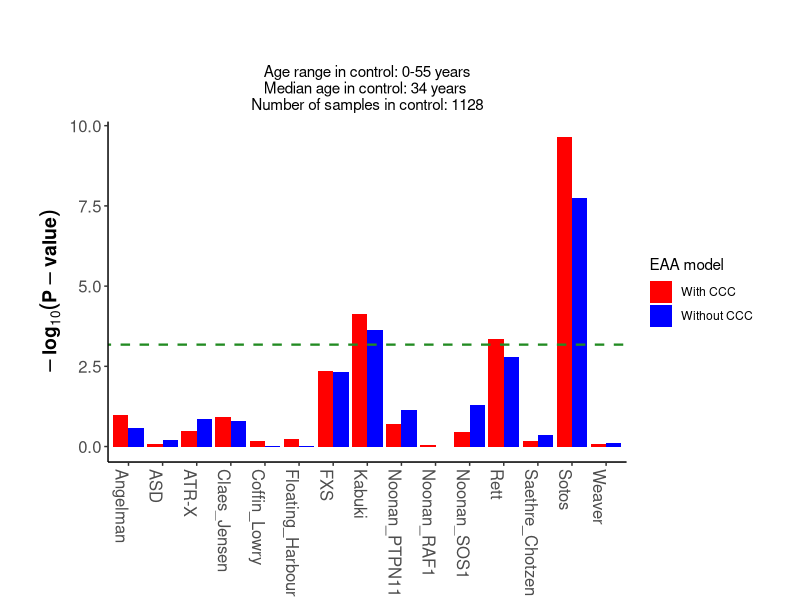
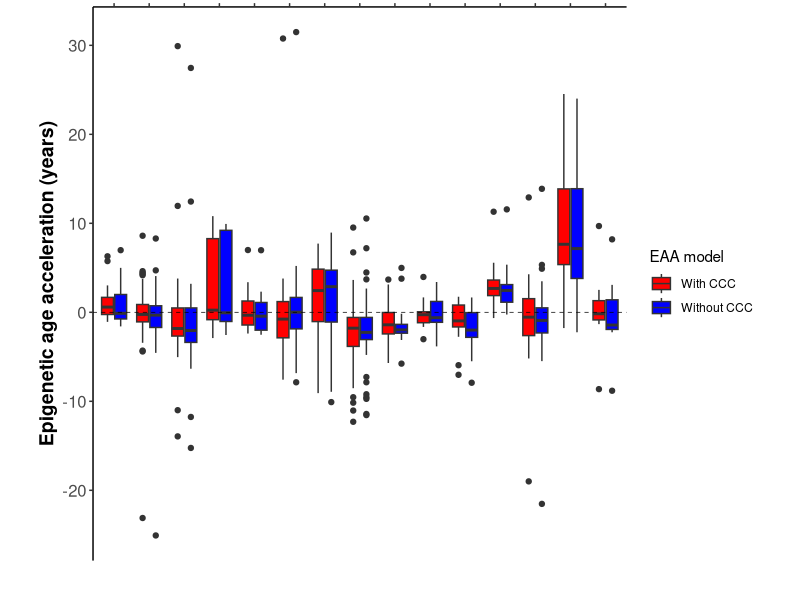

Source code (R) for these figures, in order: (Note: this script raises an error after producing the figures.)
###########################################################################################
#########                                                                         #########
#########                     Daniel Elias Martin Herranz                         #########
#########                             13/09/2018                                  #########
#########                              EMBL-EBI                                   #########
#########                           Thornton group                                #########
#########                                                                         #########
###########################################################################################

###########################################################################################
#####              Biological insights into the epigenetic ageing clock           #########
###########################################################################################
##### Perform the screening for the developmental disorders (i.e. check whether they  #####
##### have an accelerated epigenetic age).                                            #####
##### NOTE: 'delta' is another name for 'Epigenetic Age Acceleration' (EAA).          #####
#####       'ccc' stands for cell composition correction.                             #####
#####       'Extrinsic + intrinsic delta' is equivalent to 'EAA without ccc'.         #####
#####       'Intrinsic delta' is equivalent to 'EAA with ccc'.                        #####
###########################################################################################
##### USAGE: manual                                                                   #####
###########################################################################################

###########################################################
##################### Dependencies ########################
###########################################################

library(data.table);
library(ggplot2);
library(ggpubr);
library(ggthemes);
library(gridExtra);

setwd('~/Desktop/methylation_clock/polycomb_hypothesis/epigenetic_syndromes/syndromes_screen/');


################################################################
################## Run the pipeline ############################
################################################################

##### 1. Read the curated data for cases and controls. ##### 

raw_controls <- as.data.frame(fread('final_control_data.tsv'));
raw_cases <- as.data.frame(fread('final_cases_data.tsv'));


##### 2. Process the data. ##### 

## Merge relevant cases.

raw_cases$Disease_status[raw_cases$Disease_status=='LEOPARD_PTPN11' | raw_cases$Disease_status=='Noonan_PTPN11'] <- 'Noonan_PTPN11';

## Filter the data for the cases. 

n_thr1 <- 5; # Minimum number of samples for a developmental disorder
age_thr2 <- 20; 
n_age_thr2 <- 2; # Minimum number of samples for a developmental disorder with age >= age_thr2

diseases_thr1 <- names(table(raw_cases$Disease_status))[table(raw_cases$Disease_status) >= n_thr1];
print(paste0('Discarding ', names(table(raw_cases$Disease_status))[table(raw_cases$Disease_status) < n_thr1], '...'));
raw_cases <- raw_cases[which(raw_cases$Disease_status %in% diseases_thr1),];

diseases_thr2 <- c();

for(d in unique(raw_cases$Disease_status)){
  
  temp_data <- raw_cases[which(raw_cases$Disease_status==d),];
  temp_n_age <- sum(temp_data$Age_years >= age_thr2);
  if(temp_n_age >= n_age_thr2){
    diseases_thr2 <- c(diseases_thr2,d);
  }else{
    print(paste0('Discarding ', d, '...'));
  }
}

raw_cases <- raw_cases[which(raw_cases$Disease_status %in% diseases_thr2),];

#additional <- which(raw_cases$Disease_status=='ASD' | raw_cases$Disease_status=='FFS' | raw_cases$Disease_status=='Undiagnosed_DD/ID'); # Include in the analysis these disease groups even though there genes are not clearly defined (and have NA for Pathogenic column)
additional <- which(raw_cases$Disease_status=='ASD');
cases_data_final_all <- raw_cases[c(additional, which(raw_cases$Pathogenic=='YES' | raw_cases$Pathogenic=='YES_predicted')), ];
#cases_data_final_all <- raw_cases[c(additional, which(raw_cases$Pathogenic=='YES')), ];
cases_data_final_all$delta_ext_int <- NA;
cases_data_final_all$delta_int <- NA;

## Select age distribution for controls. 

controls_data_final <- raw_controls;
control_max_age <- max(cases_data_final_all$Age_years); # Maximum age in cases: 55 years
controls_data_final <- controls_data_final[which(controls_data_final$Age_years<=control_max_age),]; # Take only controls in 0-55 years range, which is the age range for cases. 

## Fit linear models to controls.

lm_formula_ext_int <- paste0('DNAmAge_noob~Age_years+Sex+', paste(colnames(controls_data_final)[grep('PC',colnames(controls_data_final))], collapse='+'));
lm_formula_int <- paste0('DNAmAge_noob~Age_years+Sex+Gran+CD4T+CD8T+B+Mono+NK+', paste(colnames(controls_data_final)[grep('PC',colnames(controls_data_final))], collapse='+'));

lm_control_ext_int <- lm(lm_formula_ext_int, data=controls_data_final);
lm_control_int <- lm(lm_formula_int, data=controls_data_final);
controls_data_final$delta_ext_int <- lm_control_ext_int$residuals;
controls_data_final$delta_int <- lm_control_int$residuals;


##### 3. Perform the main screening. ##### 

all_diseases <- unique(cases_data_final_all$Disease_status)[order(unique(cases_data_final_all$Disease_status))];
my_palette <- c('orange', 'grey');
plots_delta_ext_int <- list();
plots_delta_int <- list();
plots_scatterplot_DNAmAge <- list();
plots_scatterplot_delta_ext_int <- list();
plots_scatterplot_delta_int <- list();
p_values_ext_int <- c();
p_values_int <- c();
deltas_ext_int_cases <- c();
deltas_int_cases <- c();
disease_vector_deltas <- c();

for(d in all_diseases){
  
  print(d);
  
  # Calculate the deltas for the disease cases and store them.
  
  disease_vector <- c(controls_data_final$Disease_status, cases_data_final_all$Disease_status[which(cases_data_final_all$Disease_status==d)]);
  temp_data <- data.frame(Disease_status=disease_vector,
                          Age_years=c(controls_data_final$Age_years, cases_data_final_all$Age_years[which(cases_data_final_all$Disease_status==d)]),
                          DNAmAge_noob = c(controls_data_final$DNAmAge_noob, cases_data_final_all$DNAmAge_noob[which(cases_data_final_all$Disease_status==d)]),
                          delta_ext_int=c(controls_data_final$delta_ext_int, rep(NA, length(cases_data_final_all$Disease_status[which(cases_data_final_all$Disease_status==d)]))),
                          delta_int=c(controls_data_final$delta_int, rep(NA, length(cases_data_final_all$Disease_status[which(cases_data_final_all$Disease_status==d)]))));
  temp_data$Disease_status <- factor(temp_data$Disease_status, levels=c(d, "Control")); # Right order for plotting
  temp_data$delta_ext_int[temp_data$Disease_status==d] <- cases_data_final_all$delta_ext_int[which(cases_data_final_all$Disease_status==d)] <-
    cases_data_final_all$DNAmAge_noob[cases_data_final_all$Disease_status==d] - as.numeric(predict(lm_control_ext_int, newdata=cases_data_final_all[cases_data_final_all$Disease_status==d,]));
  deltas_ext_int_cases <- c(deltas_ext_int_cases, temp_data$delta_ext_int[temp_data$Disease_status==d]);
  temp_data$delta_int[temp_data$Disease_status==d] <- cases_data_final_all$delta_int[which(cases_data_final_all$Disease_status==d)] <-
    cases_data_final_all$DNAmAge_noob[cases_data_final_all$Disease_status==d] - as.numeric(predict(lm_control_int, newdata=cases_data_final_all[cases_data_final_all$Disease_status==d,]));
  deltas_int_cases <- c(deltas_int_cases, temp_data$delta_int[temp_data$Disease_status==d]);
  disease_vector_deltas <- c(disease_vector_deltas,cases_data_final_all$Disease_status[which(cases_data_final_all$Disease_status==d)]);
  
 # Compare the deltas for cases and controls and store the p-values. 
  
  mc_1 <- list(c(d, "Control"));

  plots_delta_ext_int[[d]] <- ggboxplot(temp_data, x = "Disease_status", y = "delta_ext_int", color = "Disease_status", palette = my_palette, fill="Disease_status", alpha=0.5) +
    theme_classic() +
    theme(axis.text=element_text(size=12, angle=90),
          axis.title=element_text(size=14,face="bold")) +
    xlab("") + ylab("EAA without CCC (years)") +
    ylim(c(-50,50)) +
    geom_abline(slope=0, intercept=0, linetype=2) +
    stat_compare_means(comparisons = mc_1) +
    guides(colour=FALSE, fill=FALSE);
  
  p_values_ext_int <- c(p_values_ext_int, 
                        wilcox.test(x=temp_data$delta_ext_int[temp_data$Disease_status=='Control'], y=temp_data$delta_ext_int[temp_data$Disease_status==d])$p.value);
  
  plots_delta_int[[d]] <- ggboxplot(temp_data, x = "Disease_status", y = "delta_int", color = "Disease_status", palette = my_palette, fill="Disease_status", alpha=0.5) +
    theme_classic() +
    theme(axis.text=element_text(size=12, angle=90),
          axis.title=element_text(size=14,face="bold")) +
    xlab("") + ylab("EAA with CCC (years)") +
    ylim(c(-50,50)) +
    geom_abline(slope=0, intercept=0, linetype=2) +
    stat_compare_means(comparisons = mc_1) +
    guides(colour=FALSE, fill=FALSE);
  
  p_values_int <- c(p_values_int,
                    wilcox.test(x=temp_data$delta_int[temp_data$Disease_status=='Control'], y=temp_data$delta_int[temp_data$Disease_status==d])$p.value);
  
  # Create scatterplots for DNAmAge and EAAs vs chronological age. 
  
  plots_scatterplot_DNAmAge[[d]] <- ggplot(data=temp_data, aes(x=Age_years, y=DNAmAge_noob, col=Disease_status)) + 
    geom_point() + scale_color_manual(values=my_palette) +
    theme_classic() +
    theme(axis.text=element_text(size=12),
          axis.title=element_text(size=14,face="bold"),
          plot.title = element_text(hjust = 0.5),
          plot.subtitle = element_text(hjust = 0.5)) +
    xlab("Chronological age (years)") + ylab("DNAmAge (years)") +
    labs(title = paste0("Control: N=", sum(temp_data$Disease_status=='Control'), "\n",
                        d,": N=", sum(temp_data$Disease_status==d)), 
         subtitle=paste0()) + 
    guides(col=guide_legend(title="Disease status")) + 
    xlim(c(-1,55)) + ylim(c(-1,80)) + geom_abline(slope=1, intercept=0, linetype=2);

  plots_scatterplot_delta_ext_int[[d]] <- ggplot(data=temp_data[temp_data$Disease_status==d,], aes(x=Age_years, y=delta_ext_int)) + 
    geom_point(data=temp_data[temp_data$Disease_status=='Control',], aes(x=Age_years, y=delta_ext_int), col='grey') + 
    geom_abline(slope=0, intercept=0, linetype=2) +
    geom_smooth(method="lm", formula=y~x, show.legend=F, fill='khaki', alpha = 0.3, col='gold') + geom_point(col='orange') + 
    theme_classic() +
    theme(axis.text=element_text(size=12),
          axis.title=element_text(size=14,face="bold"),
          plot.title = element_text(hjust = 0.5),
          plot.subtitle = element_text(hjust = 0.5)) +
    xlab("Chronological age (years)") + ylab("EAA without CCC (years)") +
    labs(title = paste0("Control: N=", sum(temp_data$Disease_status=='Control'), "\n",
                        d,": N=", sum(temp_data$Disease_status==d)), 
         subtitle=paste0()) +  
    xlim(c(-1,55)) + ylim(c(-30,40));
  
  plots_scatterplot_delta_int[[d]] <- ggplot(data=temp_data[temp_data$Disease_status==d,], aes(x=Age_years, y=delta_int)) + 
    geom_point(data=temp_data[temp_data$Disease_status=='Control',], aes(x=Age_years, y=delta_int), col='grey') + 
    geom_abline(slope=0, intercept=0, linetype=2) +
    geom_smooth(method="lm", formula=y~x, show.legend=F, fill='khaki', alpha = 0.3, col='gold') + geom_point(col='orange') + 
    theme_classic() +
    theme(axis.text=element_text(size=12),
          axis.title=element_text(size=14,face="bold"),
          plot.title = element_text(hjust = 0.5),
          plot.subtitle = element_text(hjust = 0.5)) +
    xlab("Chronological age (years)") + ylab("EAA with CCC (years)") +
    labs(title = paste0("Control: N=", sum(temp_data$Disease_status=='Control'), "\n",
                        d,": N=", sum(temp_data$Disease_status==d)), 
         subtitle=paste0()) +  
    xlim(c(-1,55)) + ylim(c(-30,40));
  
}


## Export the results of the screening for downstream analysis. ##

write.table(x=controls_data_final, file='controls_data_downstream.tsv', quote=F, sep='\t', row.names=F);
write.table(x=cases_data_final_all, file='cases_data_downstream.tsv', quote=F, sep='\t', row.names=F);

## Export the results for the supplementary information in the paper. ##

controls_supp <- controls_data_final;
controls_supp <- controls_supp[,c(1:9, 17, 36, 37, 18, 10, 11:16, 19:35)];
colnames(controls_supp)[c(1,10:13)] <- c('Sample_ID','DNAmAge_years', 'EAA_without_CCC', 'EAA_with_CCC',
                                         'meanMethBySample');
controls_supp <- controls_supp[order(controls_supp$Disease_status, controls_supp$Batch, controls_supp$Sample_ID),];
write.table(x=controls_supp, file='Additional_file_3.tsv', 
            quote=F, sep='\t', row.names=F);

cases_supp <- cases_data_final_all;
cases_supp <- cases_supp[,c(1:9, 24, 43, 44, 25, 10:23, 26:42)];
colnames(cases_supp)[c(1,10:13)] <- c('Sample_ID','DNAmAge_years', 'EAA_without_CCC', 'EAA_with_CCC',
                                      'meanMethBySample');
cases_supp <- cases_supp[order(cases_supp$Disease_status, cases_supp$Batch, cases_supp$Sample_ID),];
write.table(x=cases_supp, file='Additional_file_2.tsv', 
            quote=F, sep='\t', row.names=F);


##### 4. Create plots to summarise the main screening. ##### 

## Plot the p-values for all the diseases.

overall_p_values_df <- data.frame(Disease_status=rep(all_diseases, 2), 
                                  type=rep(c('Without CCC', 'With CCC'), each=length(all_diseases)),
                                  log10=c(-log10(p_values_ext_int), -log10(p_values_int)));
alpha <- -log10(0.01/(length(all_diseases)));

plot_overall_p_values <- ggplot(data=overall_p_values_df, aes(x=Disease_status, y=log10, fill=type)) + 
  geom_bar(position="dodge", stat="identity") + scale_fill_manual(values=c('red', 'blue')) +
  theme_classic() +
  theme(axis.text=element_text(size=12),
        axis.text.x=element_text(angle = -90, hjust = 0, size=12),
        axis.title=element_text(size=14,face="bold"),
        plot.title = element_text(hjust = 0.5, face="bold"),
        plot.subtitle = element_text(hjust = 0.5),
        plot.margin=unit(c(1,1,-0.5,1), "cm")) +
  xlab("") + ylab(expression(bold(paste(-log[10](P-value))))) +
  labs(title = "", 
       subtitle=paste0("Age range in control: 0-", control_max_age, 
                       " years\nMedian age in control: ", median(controls_data_final$Age_years), 
                       " years \nNumber of samples in control: ", nrow(controls_data_final))) + 
  guides(fill=guide_legend(title="EAA model")) + 
  geom_abline(slope=0, intercept=alpha, linetype=2, col='forestgreen', size=0.8);
ggsave("plots/plot_overall_p_values.pdf", height=6, width=5);


## Plot the deltas for all the diseases.

overall_deltas_df <- data.frame(Disease_status=c(disease_vector_deltas, disease_vector_deltas),
                                type=rep(c('Without CCC', 'With CCC'), each=length(disease_vector_deltas)),
                                deltas=c(deltas_ext_int_cases, deltas_int_cases));

plot_overall_deltas <- ggplot(data=overall_deltas_df, aes(x=Disease_status, y=deltas, fill=type)) + 
  geom_boxplot() + scale_fill_manual(values=c('red', 'blue')) +
  theme_classic() +
  scale_y_continuous(breaks=seq(-40,40,10)) +
  scale_x_discrete(position = "top") + 
  theme(axis.text=element_text(size=12),
        axis.text.x=element_blank(), 
        #axis.text.x=element_text(angle = 90, hjust = 0),
        axis.title=element_text(size=14,face="bold"),
        plot.margin=unit(c(-0.5,1,1,1), "cm")) + 
  xlab("") + ylab("Epigenetic age acceleration (years)") +
  guides(fill=guide_legend(title="EAA model")) + 
  geom_abline(slope=0, intercept=0, linetype=2, size=0.25)+
  #geom_abline(slope=0, intercept=10, linetype=2, size=0.25)+
  #geom_abline(slope=0, intercept=-10, linetype=2, size=0.25);
ggsave("plots/plot_overall_EEA.pdf", height=5, width=5);

pdf("plots/plot_overall_p_values_and_EEA.pdf", height=8, width=6);
grid.arrange(plot_overall_p_values, plot_overall_deltas, ncol=1);
dev.off();

## Scatterplots for Sotos. 

pdf("plots/plot_Sotos_DNAmAge.pdf", height=4, width=4.5);
plots_scatterplot_DNAmAge[['Sotos']];
dev.off();
pdf("plots/plot_Sotos_DNAmAge_no_legend.pdf", height=4, width=4);
plots_scatterplot_DNAmAge[['Sotos']] + theme(legend.position="none");
dev.off();
pdf("plots/plot_Sotos_EEA_without_CCC.pdf", height=4, width=4);
plots_scatterplot_delta_ext_int[['Sotos']];
dev.off();
pdf("plots/plot_Sotos_EEA_with_CCC.pdf", height=4, width=4);
plots_scatterplot_delta_int[['Sotos']];
dev.off();

## Scatterplots for all the disorders in screening (supplementary).

supp_scatterplots_list <- list();

z <- 1;

for(i in 1:length(all_diseases)){
  supp_scatterplots_list[[z]] <- plots_scatterplot_DNAmAge[[i]];
  supp_scatterplots_list[[z+1]] <- plots_scatterplot_delta_ext_int[[i]];
  supp_scatterplots_list[[z+2]] <- plots_scatterplot_delta_int[[i]];
  z <- z+3;
}

glist <- lapply(supp_scatterplots_list, ggplotGrob)
ggsave("plots/all_scatterplots_disorders.pdf", marrangeGrob(glist, nrow=5, ncol=3, 
                                layout_matrix=matrix(1:15, nrow=5, ncol=3, byrow=T), top=NULL),
       height=16, width=12);


#### 5. Check the influence of the age range in the controls on the result of the screening. 

max_ages <- seq(5,100, by=1); # This can be changed

diseases_vector <- c();
median_d_age_vector <- c();
n_d_vector <- c();
max_control_ages_vector <- c();
median_control_age_vector <- c();
n_control_vector <- c();
p_values_ext_int_vector <- c(); 
p_values_int_vector <- c();

for (d in all_diseases){
  
  print(paste0('Checking disease ', d, '...'));
  
  # Get the info for the disease.
  
  temp_d <- cases_data_final_all[which(cases_data_final_all$Disease_status==d),];
  diseases_vector <- c(diseases_vector, rep(d, length(max_ages)));
  median_d_age_vector <- c(median_d_age_vector, rep(median(temp_d$Age_years), length(max_ages)));
  n_d_vector <- c(n_d_vector, rep(nrow(temp_d), length(max_ages)));
  
  # Loop over the different age ranges for control. 
  
  for(max_age in max_ages){
    
    #print(paste0('Max. age in control: ', max_age));
    max_control_ages_vector <- c(max_control_ages_vector, max_age);
    
    temp_control <- raw_controls[raw_controls$Age_years <= max_age,];
    median_control_age_vector <- c(median_control_age_vector, median(temp_control$Age_years));
    n_control_vector <- c(n_control_vector, nrow(temp_control));
    
    # Fit linear model to control subset. 
    
    lm_temp_ext_int <- lm(lm_formula_ext_int, data=temp_control);
    lm_temp_int <- lm(lm_formula_int, data=temp_control);
    
    # Obtain deltas for the cases (EAAs).
    
    temp_d_ext_int <- temp_d$DNAmAge_noob - as.numeric(predict(lm_temp_ext_int, newdata=temp_d));
    temp_d_int <- temp_d$DNAmAge_noob - as.numeric(predict(lm_temp_int, newdata=temp_d));
    
    # Compare against control and store the p-values.
    
    p_values_ext_int_vector <- c(p_values_ext_int_vector, 
                                 wilcox.test(x=lm_temp_ext_int$residuals, y=temp_d_ext_int)$p.value);
    p_values_int_vector <- c(p_values_int_vector, 
                             wilcox.test(x=lm_temp_int$residuals, y=temp_d_int)$p.value);
  }
}

## Make the plots. 

ar_df <- data.frame(cbind(diseases_vector, median_d_age_vector, n_d_vector, max_control_ages_vector,
                          median_control_age_vector, n_control_vector, p_values_ext_int_vector, 
                          p_values_int_vector), stringsAsFactors=F);
ar_plots <- list();

for(d in all_diseases){
  
  temp_ar <- data.frame(median_age_controls=rep(as.numeric(ar_df$median_control_age_vector[ar_df$diseases_vector==d]),2),
                        p_values=c(as.numeric(ar_df$p_values_ext_int_vector[ar_df$diseases_vector==d]),
                                   as.numeric(ar_df$p_values_int_vector[ar_df$diseases_vector==d])),
                        model_type=c(rep(c('Without CCC', 'With CCC'), each=length(max_ages)))); 
  md <- as.numeric(unique(ar_df$median_d_age_vector[ar_df$diseases_vector==d]));
  n <- as.numeric(unique(ar_df$n_d_vector[ar_df$diseases_vector==d]));
  
  ar_plots[[d]] <- ggplot(data=temp_ar, aes(x=median_age_controls, y=-log10(p_values), col=model_type)) + 
    geom_point() + geom_line() + scale_color_manual(values=c('red', 'blue')) +
    theme_classic() +
    theme(axis.text=element_text(size=12),
          axis.text.x=element_text(hjust = 0),
          axis.title=element_text(size=14,face="bold"),
          plot.title = element_text(hjust = 0.5),
          plot.subtitle = element_text(hjust = 0.5)) +
    xlab("Median age in control (years)") + ylab(expression(bold(paste(-log[10](P-value))))) +
    labs(title = paste0(d, ' (N=', n, ')')) + 
    guides(col=guide_legend(title="EAA model")) +
    ylim(c(0,13)) +
    geom_vline(xintercept=md, linetype=2, col='orange', size=0.8) +
    geom_abline(slope=0, intercept=-log10(0.01/(length(all_diseases))), linetype=2, col='forestgreen', size=0.8);
}

glist <- lapply(ar_plots, ggplotGrob)
ggsave("plots/effect_median_age_control.pdf", marrangeGrob(glist, nrow=5, ncol=3, 
                                                            layout_matrix=matrix(1:15, nrow=5, ncol=3, byrow=T), top=NULL),
       height=18, width=13.5);


################################################################
################## End of the script ###########################
################################################################
